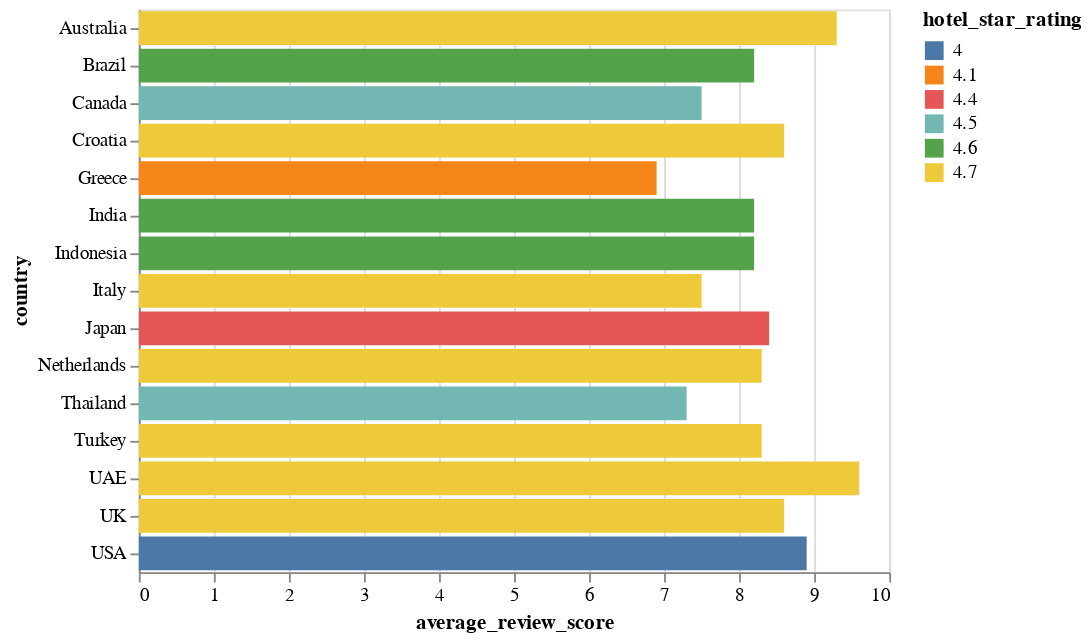

This figure's notebook cell:
### Code cell
stackbarPlot = alt.Chart(dataset).mark_bar().encode(
    x='average_review_score', 
    y='country',
    color='hotel_star_rating:N',
    tooltip=['holiday_destination', 'hotel_star_rating']

)
stackbarPlot

### Figure 1 — Vega-Lite specification as saved in the notebook (floating-point values rounded to 4 significant figures)
{"config": {"view": {"continuousWidth": 400, "continuousHeight": 300}}, "data": {"name": "data-dd9fd859cdad3a09d77f58896ce38134"}, "mark": "bar", "encoding": {"color": {"field": "hotel_star_rating", "type": "nominal"}, "tooltip": [{"field": "holiday_destination", "type": "nominal"}, {"field": "hotel_star_rating", "type": "quantitative"}], "x": {"field": "average_review_score", "type": "quantitative"}, "y": {"field": "country", "type": "nominal"}}, "$schema": "https://vega.github.io/schema/vega-lite/v4.17.0.json", "datasets": {"data-dd9fd859cdad3a09d77f58896ce38134": [{"holiday_destination": "Burj Khalifa", "most_visited_city": "Dubai", "country": "UAE", "all_inclusive_package": 20, "feedback_score": "Excellent", "hotel_star_rating": 4.7, "average_review_score": 9.6}, {"holiday_destination": "MGM Grand", "most_visited_city": "Las Vegas", "country": "USA", "all_inclusive_package": 15, "feedback_score": "Very Good", "hotel_star_rating": 4.0, "average_review_score": 8.9}, {"holiday_destination": "Tower Bridge", "most_visited_city": "London", "country": "UK", "all_inclusive_package": 9, "feedback_score": "Excellent", "hotel_star_rating": 4.7, "average_review_score": 8.6}, {"holiday_destination": "Tokyo Skytree", "most_visited_city": "Tokyo", "country": "Japan", "all_inclusive_package": 16, "feedback_score": "Very Good", "hotel_star_rating": 4.4, "average_review_score": 8.4}, {"holiday_destination": "Palolem Beach", "most_visited_city": "Goa", "country": "India", "all_inclusive_package": 21, "feedback_score": "Excellent", "hotel_star_rating": 4.6, "average_review_score": 8.2}, {"holiday_destination": "Khao Rang", "most_visited_city": "Phuket", "country": "Thailand", "all_inclusive_package": 12, "feedback_score": "Very Good", "hotel_star_rating": 4.5, "average_review_score": 7.3}, {"holiday_destination": "Mount Batur", "most_visited_city": "Bali", "country": "Indonesia", "all_inclusive_package": 7, "feedback_score": "Excellent", "hotel_star_rating": 4.6, "average_review_score": 8.2}, {"holiday_destination": "Escadaria Selarón", "most_visited_city": "Rio de Janeiro", "country": "Brazil", "all_inclusive_package": 25, "feedback_score": "Excellent", "hotel_star_rating": 4.6, "average_review_score": 8.2}, {"holiday_destination": "Grouse Mountain", "most_visited_city": "Vancouver", "country": "Canada", "all_inclusive_package": 18, "feedback_score": "Excellent", "hotel_star_rating": 4.5, "average_review_score": 7.5}, {"holiday_destination": "Lovrijenac", "most_visited_city": "Dubrovnik", "country": "Croatia", "all_inclusive_package": 8, "feedback_score": "Excellent", "hotel_star_rating": 4.7, "average_review_score": 8.6}, {"holiday_destination": "Red Beach", "most_visited_city": "Santorini", "country": "Greece", "all_inclusive_package": 19, "feedback_score": "Very Good", "hotel_star_rating": 4.1, "average_review_score": 6.9}, {"holiday_destination": "Düden Waterfalls", "most_visited_city": "Antalya", "country": "Turkey", "all_inclusive_package": 15, "feedback_score": "Excellent", "hotel_star_rating": 4.7, "average_review_score": 8.3}, {"holiday_destination": "Colosseum", "most_visited_city": "Rome", "country": "Italy", "all_inclusive_package": 17, "feedback_score": "Excellent", "hotel_star_rating": 4.7, "average_review_score": 7.5}, {"holiday_destination": "Opera House", "most_visited_city": "Sydney", "country": "Australia", "all_inclusive_package": 10, "feedback_score": "Excellent", "hotel_star_rating": 4.7, "average_review_score": 9.3}, {"holiday_destination": "Vondelpark", "most_visited_city": "Amsterdam", "country": "Netherlands", "all_inclusive_package": 6, "feedback_score": "Excellent", "hotel_star_rating": 4.7, "average_review_score": 8.3}]}}
